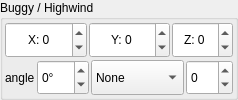
                 <widget class="QGroupBox" name="leaderonworld_box_3">
                  <property name="title">
                   <string>Buggy / Highwind</string>
                  </property>
                  <layout class="QVBoxLayout" name="verticalLayout_100">
                   <property name="spacing">
                    <number>2</number>
                   </property>
                   <property name="leftMargin">
                    <number>2</number>
                   </property>
                   <property name="topMargin">
                    <number>2</number>
                   </property>
                   <property name="rightMargin">
                    <number>2</number>
                   </property>
                   <property name="bottomMargin">
                    <number>2</number>
                   </property>
                   <item>
                    <layout class="QHBoxLayout" name="horizontalLayout_60">
                     <item>
                      <widget class="QSpinBox" name="sbBhX">
                       <property name="sizePolicy">
                        <sizepolicy hsizetype="Minimum" vsizetype="Preferred">
                         <horstretch>0</horstretch>
                         <verstretch>0</verstretch>
                        </sizepolicy>
                       </property>
                       <property name="wrapping">
                        <bool>true</bool>
                       </property>
                       <property name="alignment">
                        <set>Qt::AlignCenter</set>
                       </property>
                       <property name="prefix">
                        <string notr="true">X: </string>
                       </property>
                       <property name="maximum">
                        <number>295000</number>
                       </property>
                      </widget>
                     </item>
                     <item>
                      <widget class="QSpinBox" name="sbBhY">
                       <property name="sizePolicy">
                        <sizepolicy hsizetype="Minimum" vsizetype="Preferred">
                         <horstretch>0</horstretch>
                         <verstretch>0</verstretch>
                        </sizepolicy>
                       </property>
                       <property name="wrapping">
                        <bool>true</bool>
                       </property>
                       <property name="alignment">
                        <set>Qt::AlignCenter</set>
                       </property>
                       <property name="prefix">
                        <string>Y: </string>
                       </property>
                       <property name="maximum">
                        <number>230000</number>
                       </property>
                      </widget>
                     </item>
                     <item>
                      <widget class="QSpinBox" name="sbBhZ">
                       <property name="sizePolicy">
                        <sizepolicy hsizetype="Minimum" vsizetype="Preferred">
                         <horstretch>0</horstretch>
                         <verstretch>0</verstretch>
                        </sizepolicy>
                       </property>
                       <property name="wrapping">
                        <bool>true</bool>
                       </property>
                       <property name="alignment">
                        <set>Qt::AlignCenter</set>
                       </property>
                       <property name="prefix">
                        <string notr="true">Z: </string>
                       </property>
                       <property name="maximum">
                        <number>255</number>
                       </property>
                      </widget>
                     </item>
                    </layout>
                   </item>
                   <item>
                    <layout class="QHBoxLayout" name="horizontalLayout_95">
                     <item>
                      <spacer name="horizontalSpacer_57">
                       <property name="orientation">
                        <enum>Qt::Horizontal</enum>
                       </property>
                       <property name="sizeType">
                        <enum>QSizePolicy::Fixed</enum>
                       </property>
                       <property name="sizeHint" stdset="0">
                        <size>
                         <width>0</width>
                         <height>0</height>
                        </size>
                       </property>
                      </spacer>
                     </item>
                     <item>
                      <widget class="QLabel" name="label_205">
                       <property name="sizePolicy">
                        <sizepolicy hsizetype="Preferred" vsizetype="Preferred">
                         <horstretch>0</horstretch>
                         <verstretch>0</verstretch>
                        </sizepolicy>
                       </property>
                       <property name="text">
                        <string>angle</string>
                       </property>
                      </widget>
                     </item>
                     <item>
                      <widget class="QSpinBox" name="sbBhAngle">
                       <property name="sizePolicy">
                        <sizepolicy hsizetype="Minimum" vsizetype="Preferred">
                         <horstretch>0</horstretch>
                         <verstretch>0</verstretch>
                        </sizepolicy>
                       </property>
                       <property name="wrapping">
                        <bool>true</bool>
                       </property>
                       <property name="suffix">
                        <string notr="true">°</string>
                       </property>
                       <property name="minimum">
                        <number>0</number>
                       </property>
                       <property name="maximum">
                        <number>360</number>
                       </property>
                      </widget>
                     </item>
                     <item>
                      <spacer name="horizontalSpacer_72">
                       <property name="orientation">
                        <enum>Qt::Horizontal</enum>
                       </property>
                       <property name="sizeType">
                        <enum>QSizePolicy::Fixed</enum>
                       </property>
                       <property name="sizeHint" stdset="0">
                        <size>
                         <width>0</width>
                         <height>0</height>
                        </size>
                       </property>
                      </spacer>
                     </item>
                     <item>
                      <widget class="QComboBox" name="comboHighwindBuggy">
                       <property name="sizePolicy">
                        <sizepolicy hsizetype="MinimumExpanding" vsizetype="Preferred">
                         <horstretch>0</horstretch>
                         <verstretch>0</verstretch>
                        </sizepolicy>
                       </property>
                       <property name="minimumSize">
                        <size>
                         <width>0</width>
                         <height>16</height>
                        </size>
                       </property>
                       <property name="currentIndex">
                        <number>0</number>
                       </property>
                       <property name="maxVisibleItems">
                        <number>10</number>
                       </property>
                       <item>
                        <property name="text">
                         <string>None</string>
                        </property>
                       </item>
                       <item>
                        <property name="text">
                         <string>Buggy</string>
                        </property>
                       </item>
                       <item>
                        <property name="text">
                         <string>Highwind</string>
                        </property>
                       </item>
                      </widget>
                     </item>
                     <item>
                      <widget class="QSpinBox" name="sbBhId">
                       <property name="sizePolicy">
                        <sizepolicy hsizetype="Minimum" vsizetype="Preferred">
                         <horstretch>0</horstretch>
                         <verstretch>0</verstretch>
                        </sizepolicy>
                       </property>
                       <property name="wrapping">
                        <bool>true</bool>
                       </property>
                       <property name="maximum">
                        <number>255</number>
                       </property>
                      </widget>
                     </item>
                    </layout>
                   </item>
                  </layout>
                 </widget>
